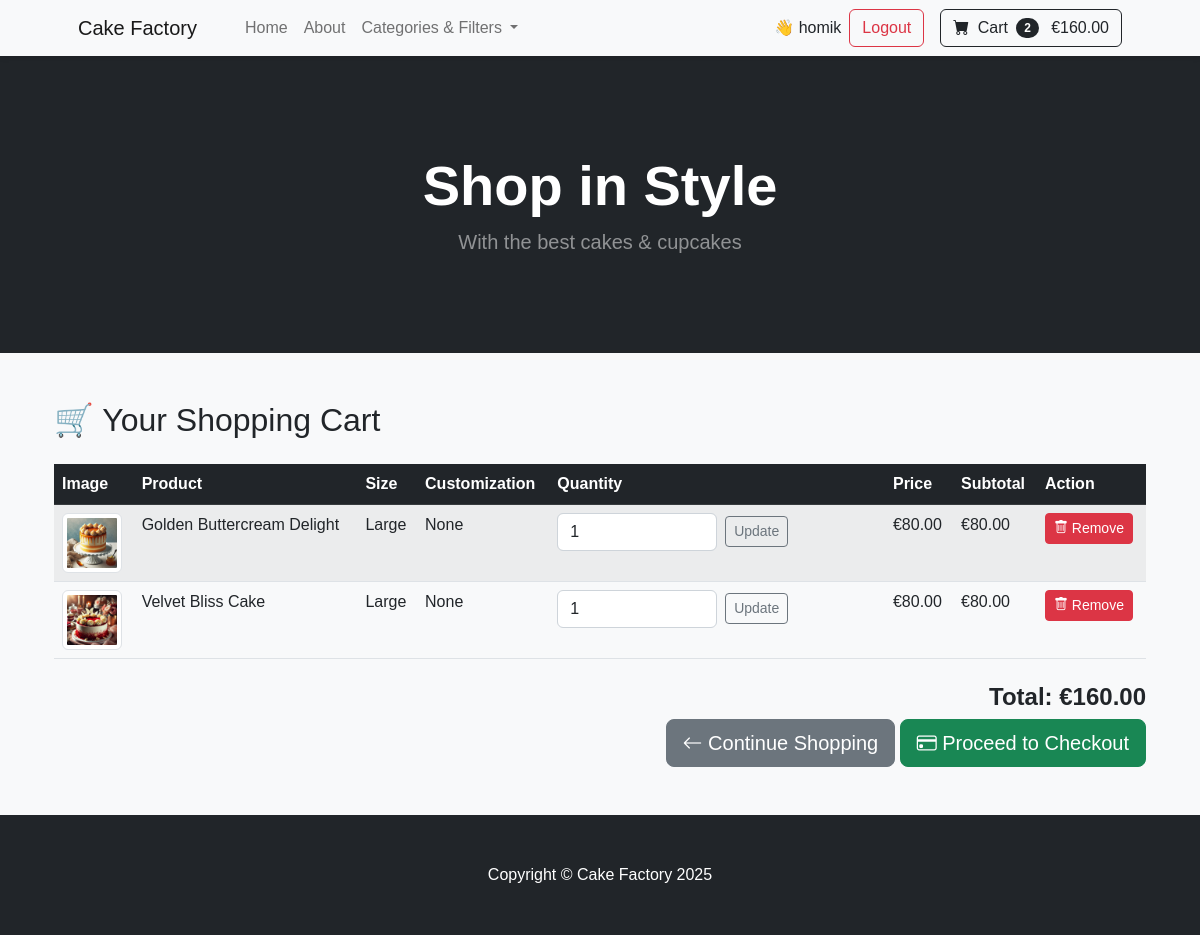
Page /orders/cart/ (signed in) on the committed database.
### products/models.py (models this page shows, shortened)
class Product(models.Model):
    name = models.CharField(max_length=255, unique=True)
    slug = models.SlugField(unique=True, blank=True)
    description = models.TextField(blank=True)
    price = models.DecimalField(max_digits=10, decimal_places=2)
    category = models.ForeignKey(
        Category, on_delete=models.SET_NULL,
        null=True, blank=True, related_name="products"
    )
    flavor = models.ForeignKey(
        Flavor, on_delete=models.SET_NULL,
        null=True, blank=True, related_name="products"
    )
    sizes = models.ManyToManyField(
        Size, blank=True, related_name="products"
    )
    image = models.ImageField(upload_to="product_images/", blank=True, null=True)
    allergen_info = models.TextField(blank=True, help_text="E.g., Contains nuts, gluten-free")
    available = models.BooleanField(default=True) # If needed deactivate.
    created_at = models.DateTimeField(auto_now_add=True)

class Size(models.Model):
    name = models.CharField(max_length=100, unique=True)
    slug = models.SlugField(unique=True, blank=True)

### orders/views.py (the view, shortened to what this page needs)
# urls.py: path("cart/", views.cart_view, name="cart_view"),
def cart_view(request):
    cart_items = []
    total_price = 0
    if request.user.is_authenticated:
        db_cart_items = CartItem.objects.filter(user=request.user)
        for item in db_cart_items:
            subtotal = item.adjusted_price * item.quantity
            total_price += subtotal
            cart_items.append({
                "product_id": item.product.id,
                "size_id": item.size.id if item.size else None,
                "name": item.product.name,
                "image": item.product.image.url if item.product.image else None,
                "price": item.adjusted_price,
                "quantity": item.quantity,
                "size": item.size.name if item.size else "N/A",
                "customization": item.customization or "",
                "subtotal": subtotal,
                "update_url": reverse("cart_update", args=[item.product.id, item.size.id if item.size else 0]),
                "remove_url": reverse("cart_remove", args=[item.product.id, item.size.id if item.size else 0]),
            })
    return render(request, "orders/cart.html", {"cart": cart_items, "total_price": total_price})

### orders/context_processors.py (called while the page is built)
def cart_context(request):
    cart_items = 0
    cart_total_price = 0.0
    if request.user.is_authenticated:
        cart_items_qs = CartItem.objects.filter(user=request.user)
        cart_items = sum(item.quantity for item in cart_items_qs)
        cart_total_price = sum(item.line_total for item in cart_items_qs)
    else:
        session_cart = request.session.get("cart", {})
        cart_items = sum(item["quantity"] for item in session_cart.values())
        cart_total_price = sum(float(item["price"]) * int(item["quantity"]) for item in session_cart.values())
    return {"cart_items": cart_items, "cart_total_price": cart_total_price}

### orders/models.py (called while the page is built)
    @property
    def adjusted_price(self):
        SIZE_PRICE_ADJUSTMENT = {
            "Small": 0,
            "Large": 20,
            "X-large": 40
        }
        base_price = self.product.price or 0
        size_adjustment = SIZE_PRICE_ADJUSTMENT.get(self.size.name if self.size else "Small", 0)
        return base_price + size_adjustment

    @property
    def line_total(self):
        return (self.adjusted_price or 0) * self.quantity

### products/context_processors.py (called while the page is built)
def categories_context(request):
    return {
        'categories': Category.objects.all()
    }

### orders/templates/orders/cart.html (shortened to what this page needs)
{% extends "base.html" %}
{% load static %}
{% block content %}
<div class="container">
    <h2 class="mb-4">🛒 Your Shopping Cart</h2>
    {% if cart %}
    <table class="table table-striped">
        <thead class="table-dark">
            <tr>
                <th>Image</th>
                <th>Product</th>
                <th>Size</th>
                <th>Customization</th>
                <th>Quantity</th>
                <th>Price</th>
                <th>Subtotal</th>
                <th>Action</th>
            </tr>
        </thead>
        <tbody>
            {% for item in cart %}
            <tr>
                <td>
                    {% if item.image %}
                        <img src="{{ item.image }}" alt="{{ item.name }}" class="img-thumbnail" width="60">
                    {% else %}
                        <img src="{% static 'img/no-image.jpg' %}" alt="No Image" class="img-thumbnail" width="60">
                    {% endif %}
                </td>
                <td>{{ item.name }}</td>
                <td>{{ item.size|default:"N/A" }}</td>
                <td>{{ item.customization|default:"None" }}</td>
                <td>
                    <form method="POST" action="{{ item.update_url }}" class="d-flex align-items-center">
                        <input type="number" name="quantity" value="{{ item.quantity }}" min="1" class="form-control w-50">
                        <button type="submit" class="btn btn-sm btn-outline-secondary ms-2">Update</button>
                    </form>
                </td>
                <td>€{{ item.price|floatformat:2 }}</td>
                <td>€{{ item.subtotal|floatformat:2 }}</td>
                <td>
                    <a href="{{ item.remove_url }}" class="btn btn-danger btn-sm">
                        <i class="bi bi-trash"></i> Remove
                    </a>
                </td>
            </tr>
            {% endfor %}
        </tbody>
    </table>
    <div class="text-end mt-4">
        <h4><strong>Total: €{{ total_price|floatformat:2 }}</strong></h4>
         <a href="{% url 'product_list' %}" class="btn btn-secondary btn-lg">
            <i class="bi bi-arrow-left"></i> Continue Shopping
        </a>
        <a href="{% url 'checkout' %}" class="btn btn-success btn-lg">
            <i class="bi bi-credit-card"></i> Proceed to Checkout
        </a>
    </div>
    {% else %}
    <p class="alert alert-warning">Your cart is empty! Start shopping now.</p>
    <a href="{% url 'product_list' %}" class="btn btn-primary">Browse Products</a>
    {% endif %}
</div>
{% endblock %}

### templates/base.html (shortened to what this page needs)
{% load static %}
<!DOCTYPE html>
<html lang="en">
<head>
    <link href="https://cdn.jsdelivr.net/npm/bootstrap-icons@1.5.0/font/bootstrap-icons.css" rel="stylesheet">
    <link href="https://cdn.jsdelivr.net/npm/bootstrap@5.2.3/dist/css/bootstrap.min.css" rel="stylesheet">
    <link href="{% static 'css/styles.css' %}" rel="stylesheet">
</head>
<body>
    <nav class="navbar navbar-expand-lg navbar-light bg-light">
        <div class="container px-4 px-lg-5">
            <a class="navbar-brand" href="{% url 'home' %}">Cake Factory</a>
            <div class="collapse navbar-collapse" id="navbarSupportedContent">
                <ul class="navbar-nav me-auto mb-2 mb-lg-0 ms-lg-4">
                    <li class="nav-item"><a class="nav-link" href="{% url 'home' %}">Home</a></li>
                    <li class="nav-item"><a class="nav-link" href="#">About</a></li>
                    <li class="nav-item dropdown">
                        <a class="nav-link dropdown-toggle" href="#" id="categoriesDropdown" role="button"
                            data-bs-toggle="dropdown">
                            Categories & Filters
                        </a>
                    </li>
                </ul>
                <div class="d-flex align-items-center">
                    {% if user.is_authenticated %}
                    <span class="me-2">👋 {{ user.username }}</span>
                    <a class="btn btn-outline-danger me-3" href="{% url 'account_logout' %}">Logout</a>
                    {% else %}
                    <a class="btn btn-outline-primary me-2" href="{% url 'account_login' %}">Sign In</a>
                    <a class="btn btn-primary me-3" href="{% url 'account_signup' %}">Sign Up</a>
                    {% endif %}
                    <a class="btn btn-outline-dark" href="{% url 'cart_view' %}">
                        <i class="bi-cart-fill me-1"></i> Cart
                        <span id="cart-count"
                            class="badge bg-dark text-white ms-1 rounded-pill">{{ cart_items|default:0 }}</span>
                        {% if cart_total_price %}
                        <span id="cart-total" class="ms-2">€{{ cart_total_price|floatformat:2 }}</span>
                        {% endif %}
                    </a>
                </div>
            </div>
        </div>
    </nav>
    <header class="bg-dark py-5">
        <div class="container px-4 px-lg-5 my-5">
            <div class="text-center text-white">
                <h1 class="display-4 fw-bolder">{% block header %}Shop in Style{% endblock %}</h1>
                <p class="lead fw-normal text-white-50 mb-0">{% block subtitle %}With the best cakes &
                    cupcakes{% endblock %}</p>
            </div>
        </div>
    </header>
    <main class="container py-5">
        {% block content %}{% endblock %}
    </main>
    <footer class="py-5 bg-dark">
        <div class="container">
            <p class="m-0 text-center text-white">Copyright &copy; Cake Factory 2025</p>
        </div>
    </footer>
</body>
</html>

### static/css/styles.css (style rules this page uses)
body { background-color: #f8f9fa; font-family: 'Poppins', sans-serif; }
.navbar { background-color: #ffffff; box-shadow: 0px 2px 5px rgba(0, 0, 0, 0.1); }

### rows in the picture
Product: name "Golden Buttercream Delight"
Size: size "Large" "Large"
Product: name "Velvet Bliss Cake"

### other values in the picture
{{ user.username }} "homik"
{{ cart_items|default:0 }} "2"
{{ cart_total_price|floatformat:2 }} "160.00"
{{ item.customization|default:"None" }} "None" "None"
{{ item.price|floatformat:2 }} "80.00" "80.00"
{{ item.subtotal|floatformat:2 }} "80.00" "80.00"
{{ total_price|floatformat:2 }} "160.00"
